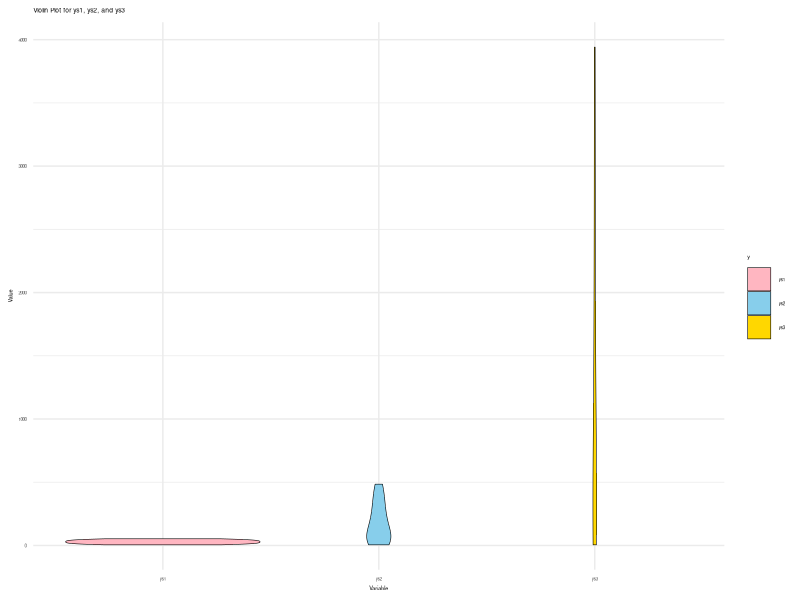

R code for this plot:
# Load required libraries
library(readr)
library(tidyr)
library(ggplot2)

# Read data from CSV file
series <- read_csv(
  "series.csv",
  show_col_types = FALSE)

# Melt the series to long format for violinplot
series_longer <- series %>%
  gather(key = "y", value = "value", -xs)

# Define custom colors (unused)
custom_colors <- c("red", "green", "blue")

# Define softer colors
# Light pink, Sky blue, Gold
soft_colors <- c("#FFB6C1", "#87CEEB", "#FFD700")

# Create violinplot using ggplot2 with custom colors
plot <- ggplot(
    series_longer,
    aes(x = y, y = value, fill = y)) +
  geom_violin(color = "black", linewidth= 0.2) +
  scale_fill_manual(values = soft_colors) +
  labs(
    x = "Variable", y = "Value",
    title = "Violin Plot for ys1, ys2, and ys3") +
  theme_minimal() +
  theme(
    text = element_text(size = 4))

# Save plot as PNG
ggsave("81b-violin.png", plot,
  width = 800, height = 400, units = "px")
